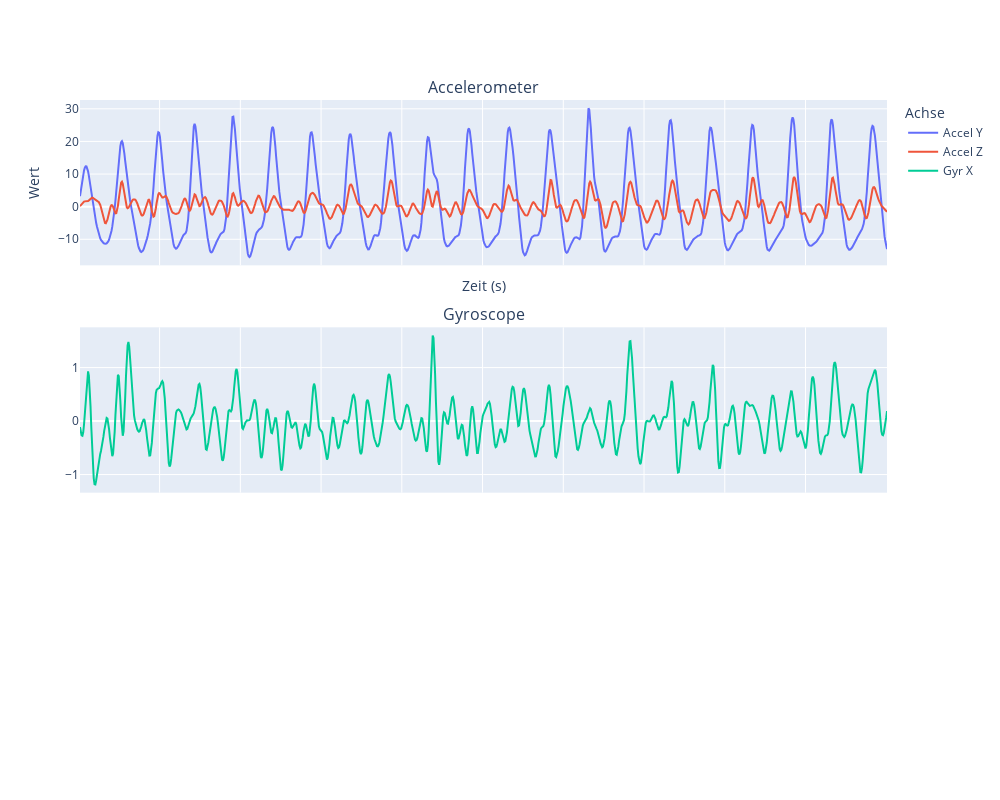

Here is the notebook cell this chart was saved with:
### Markdown cell above
Frequenz gefiltert

### Code cell
plot_df(filtered_df_j)

### Figure 1 — Plotly figure (JSON) as saved in the notebook; plotly's stock layout.template omitted (floating-point values rounded to 4 significant figures; data arrays with more than 128 entries replaced by an {"elided": "..."} marker saying what was removed)
{"data": [{"name": "Accel Y", "type": "scatter", "x": {"elided": "1001 float values"}, "y": {"elided": "1001 float values"}}, {"name": "Accel Z", "type": "scatter", "x": {"elided": "1001 float values"}, "y": {"elided": "1001 float values"}}, {"marker": {"size": 4}, "name": "Gyr X", "type": "scatter", "x": {"elided": "1001 float values"}, "xaxis": "x2", "y": {"elided": "1001 float values"}, "yaxis": "y2"}], "layout": {"annotations": [{"font": {"size": 16}, "showarrow": false, "text": "Accelerometer", "x": 0.5, "xanchor": "center", "xref": "paper", "y": 1, "yanchor": "bottom", "yref": "paper"}, {"font": {"size": 16}, "showarrow": false, "text": "Gyroscope", "x": 0.5, "xanchor": "center", "xref": "paper", "y": 0.6333, "yanchor": "bottom", "yref": "paper"}], "height": 800, "legend": {"title": {"text": "Achse"}}, "width": 1000, "xaxis": {"anchor": "y", "domain": [0, 1], "matches": "x3", "showticklabels": false, "title": {"text": "Zeit (s)"}}, "xaxis2": {"anchor": "y2", "domain": [0, 1], "matches": "x3", "showticklabels": false}, "xaxis3": {"anchor": "y3", "domain": [0, 1]}, "yaxis": {"anchor": "x", "domain": [0.7333, 1], "title": {"text": "Wert"}}, "yaxis2": {"anchor": "x2", "domain": [0.3667, 0.6333]}, "yaxis3": {"anchor": "x3", "domain": [0, 0.2667]}}}
